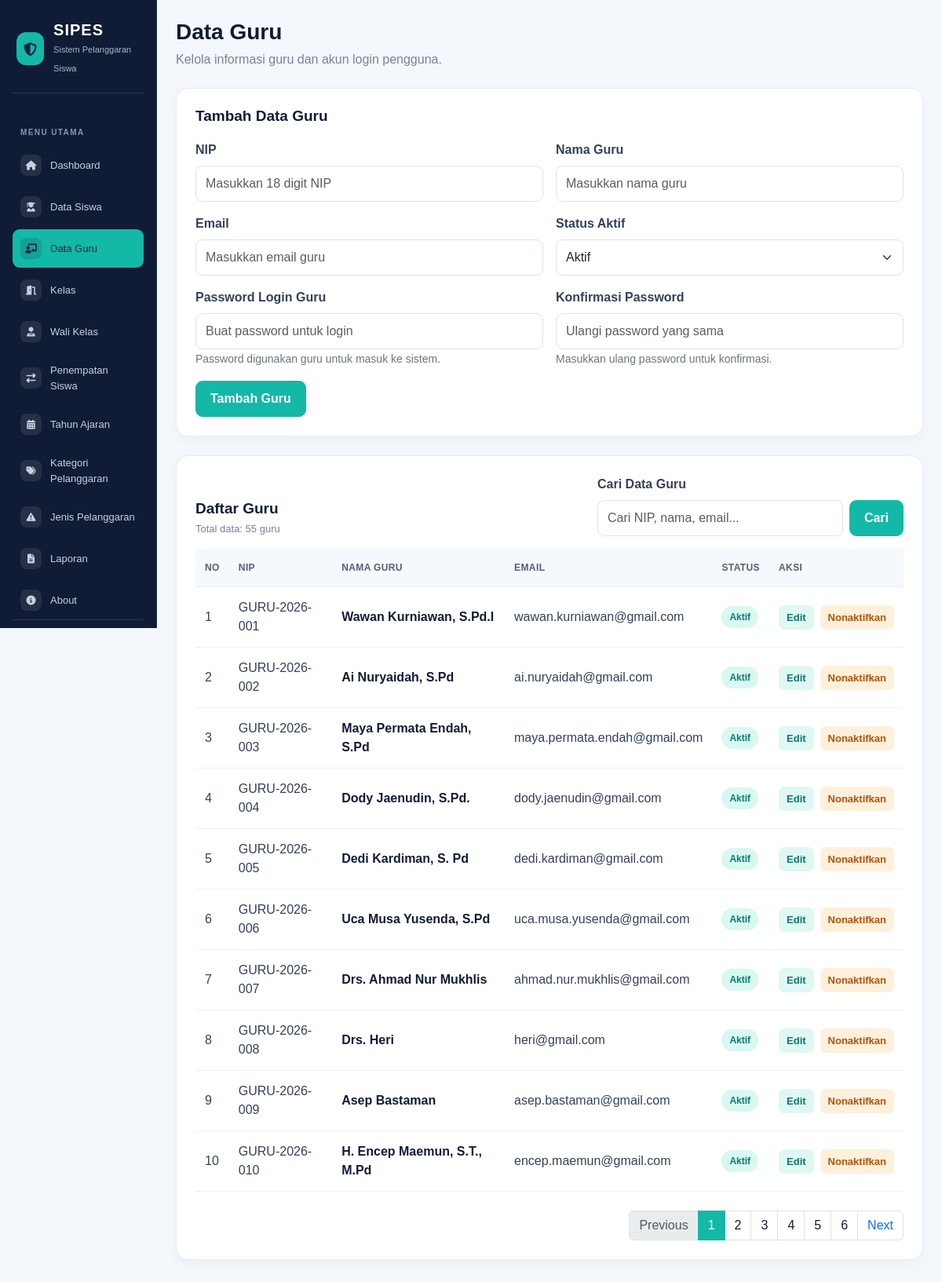
/data_guru.php (signed in), run on the app's committed database.
### tables this page shows
CREATE TABLE `t_guru` (
  `id` int(11) NOT NULL,
  `nip` varchar(30) NOT NULL,
  `nama` varchar(150) DEFAULT NULL,
  `email` varchar(150) NOT NULL,
  `status_aktif` tinyint(1) NOT NULL,
  `user_id` int(11) NOT NULL,
  `created_at` timestamp NOT NULL DEFAULT current_timestamp(),
  `updated_at` timestamp NOT NULL DEFAULT current_timestamp()
);

### data_guru.php (the view, shortened to what this page needs)
<?php
include 'config/koneksi.php';
$data_edit = null;
$batas = 10;
$halaman_aktif = isset($_GET['page']) ? (int)$_GET['page'] : 1;
$halaman_aktif = ($halaman_aktif < 1) ? 1 : $halaman_aktif;
$mulai = ($halaman_aktif > 1)
    ? ($halaman_aktif * $batas) - $batas
    : 0;
$cari = trim($_GET['cari'] ?? '');
$where_sql = "";
$query_jml = mysqli_query(
    $koneksi,
    "SELECT COUNT(*) AS total FROM t_guru $where_sql"
);
$row_jml = mysqli_fetch_assoc($query_jml);
$total_data = (int)$row_jml['total'];
$total_halaman = (int)ceil($total_data / $batas);
$data_guru = mysqli_query(
    $koneksi,
    "SELECT * FROM t_guru
     $where_sql
     ORDER BY id ASC
     LIMIT $mulai, $batas"
);
?>
<!DOCTYPE html>
<html lang="id">
<head>
    <link href="https://cdn.jsdelivr.net/npm/bootstrap@5.3.3/dist/css/bootstrap.min.css" rel="stylesheet">
    <link rel="stylesheet" href="https://cdnjs.cloudflare.com/ajax/libs/font-awesome/6.5.1/css/all.min.css">
</head>
<body>
<div class="container-fluid">
    <div class="row">
        <?php include 'includes/sidebar.php'; ?>
        <main class="col-md-9 col-lg-10 p-4 ms-md-auto">
            <div class="mb-4">
                <h1 class="page-title">Data Guru</h1>
                <p class="page-subtitle">
                    Kelola informasi guru dan akun login pengguna.
                </p>
            </div>
            <?php if ($data_edit) { ?>
                <div class="content-card">
                    <h2 class="section-title">Edit Data Guru</h2>
                    <form method="POST">
                        <input type="hidden" name="id"
                            value="<?php echo htmlspecialchars($data_edit['id']); ?>">
                        <div class="row g-3">
                            <div class="col-md-6">
                                <label class="form-label">NIP</label>
                                <input
                                    type="text"
                                    name="nip"
                                    class="form-control"
                                    inputmode="numeric"
                                    maxlength="18"
                                    value="<?php echo htmlspecialchars($data_edit['nip']); ?>"
                                    oninput="this.value = this.value.replace(/[^0-9]/g, '').slice(0, 18)"
                                    required>
                            </div>
                            <div class="col-md-6">
                                <label class="form-label">Nama Guru</label>
                                <input
                                    type="text"
                                    name="nama"
                                    class="form-control"
                                    value="<?php echo htmlspecialchars($data_edit['nama']); ?>"
                                    required>
                            </div>
                            <div class="col-md-6">
                                <label class="form-label">Email</label>
                                <input
                                    type="email"
                                    name="email"
                                    class="form-control"
                                    value="<?php echo htmlspecialchars($data_edit['email']); ?>"
                                    required>
                            </div>
                            <div class="col-md-6">
                                <label class="form-label">Status Aktif</label>
                                <select name="status_aktif" class="form-select" required>
                                    <option value="1" <?php if ($data_edit['status_aktif'] == 1) echo 'selected'; ?>>
                                        Aktif
                                    </option>
                                    <option value="0" <?php if ($data_edit['status_aktif'] == 0) echo 'selected'; ?>>
                                        Tidak Aktif
                                    </option>
                                </select>
                            </div>
                            <div class="col-12 d-flex gap-2 flex-wrap">
                                <button type="submit" name="edit" class="btn btn-teal">
                                    Simpan Perubahan
                                </button>
                                <a href="data_guru.php" class="btn-light-custom">
                                    Batal
                                </a>
                            </div>
                        </div>
                    </form>
                </div>
            <?php } else { ?>
                <div class="content-card">
                    <h2 class="section-title">Tambah Data Guru</h2>
                    <form method="POST">
                        <div class="row g-3">
                            <div class="col-md-6">
                                <label class="form-label">NIP</label>
                                <input
                                    type="text"
                                    name="nip"
                                    class="form-control"
                                    placeholder="Masukkan 18 digit NIP"
                                    inputmode="numeric"
                                    maxlength="18"
                                    oninput="this.value = this.value.replace(/[^0-9]/g, '').slice(0, 18)"
                                    required>
                            </div>
                            <div class="col-md-6">
                                <label class="form-label">Nama Guru</label>
                                <input
                                    type="text"
                                    name="nama"
                                    class="form-control"
                                    placeholder="Masukkan nama guru"
                                    required>
                            </div>
                            <div class="col-md-6">
                                <label class="form-label">Email</label>
                                <input
                                    type="email"
                                    name="email"
                                    class="form-control"
                                    placeholder="Masukkan email guru"
                                    required>
                            </div>
                            <div class="col-md-6">
                                <label class="form-label">Status Aktif</label>
                                <select name="status_aktif" class="form-select" required>
                                    <option value="1">Aktif</option>
                                </select>
                            </div>
                            <div class="col-md-6">
                                <label class="form-label">Password Login Guru</label>
                                <input
                                    type="password"
                                    name="password"
                                    class="form-control"
                                    placeholder="Buat password untuk login"
                                    autocomplete="new-password"
                                    required>
                                <small class="text-secondary">
                                    Password digunakan guru untuk masuk ke sistem.
                                </small>
                            </div>
                            <div class="col-md-6">
                                <label class="form-label">Konfirmasi Password</label>
                                <input
                                    type="password"
                                    name="confirm_password"
                                    class="form-control"
                                    placeholder="Ulangi password yang sama"
                                    autocomplete="new-password"
                                    required>
                                <small class="text-secondary">
                                    Masukkan ulang password untuk konfirmasi.
                                </small>
                            </div>
                            <div class="col-12">
                                <button type="submit" name="tambah" class="btn btn-teal">
                                    Tambah Guru
                                </button>
                            </div>
                        </div>
                    </form>
                </div>
            <?php } ?>
            <div class="content-card">
                <div class="d-flex justify-content-between align-items-end flex-wrap gap-3 mb-3">
                    <div>
                        <h2 class="section-title mb-1">Daftar Guru</h2>
                        <p class="table-count mb-0">
                            Total data: <?php echo $total_data; ?> guru
                        </p>
                    </div>
                    <div class="search-area">
                        <form method="GET" action="data_guru.php">
                            <label for="cari" class="form-label">
                                Cari Data Guru
                            </label>
                            <div class="d-flex gap-2">
                                <input
                                    type="search"
                                    name="cari"
                                    id="cari"
                                    class="form-control"
                                    placeholder="Cari NIP, nama, email..."
                                    value="<?php echo htmlspecialchars($cari); ?>">
                                <button type="submit" class="btn btn-teal">
                                    Cari
                                </button>
                            </div>
                        </form>
                    </div>
                </div>
                <div class="table-responsive">
                    <table class="table">
                        <thead>
                            <tr>
                                <th>No</th>
                                <th>NIP</th>
                                <th>Nama Guru</th>
                                <th>Email</th>
                                <th>Status</th>
                                <th>Aksi</th>
                            </tr>
                        </thead>
                        <tbody>
                            <?php
                            $no = $mulai + 1;
                            if (mysqli_num_rows($data_guru) > 0) {
                                while ($guru = mysqli_fetch_assoc($data_guru)) {
                            ?>
                                <tr>
                                    <td><?php echo $no++; ?></td>
                                    <td>
                                        <?php echo htmlspecialchars($guru['nip']); ?>
                                    </td>
                                    <td>
                                        <span class="teacher-name">
                                            <?php echo htmlspecialchars($guru['nama']); ?>
                                        </span>
                                    </td>
                                    <td>
                                        <?php echo htmlspecialchars($guru['email']); ?>
                                    </td>
                                    <td>
                                        <?php if ($guru['status_aktif'] == 1) { ?>
                                            <span class="status-badge status-active">
                                                Aktif
                                            </span>
                                        <?php } else { ?>
                                            <span class="status-badge status-inactive">
                                                Tidak Aktif
                                            </span>
                                        <?php } ?>
                                    </td>
                                    <td>
                                        <div class="d-flex gap-2">
                                            <a
                                                href="data_guru.php?edit=<?php echo $guru['id']; ?>"
                                                class="action-link action-edit">
                                                Edit
                                            </a>
                                            <?php if ($guru['status_aktif'] == 1) { ?>
                                                <form method="POST"
                                                    onsubmit="return confirm('Menonaktifkan guru ini?');">
                                                    <button
                                                        type="submit"
                                                        name="nonaktifkan"
                                                        class="action-link action-disable">
                                                        Nonaktifkan
                                                    </button>
                                                </form>
                                            <?php } ?>
                                        </div>
                                    </td>
                                </tr>
                            <?php
                                }
                            } ?>
                        </tbody>
                    </table>
                </div>
                <?php if ($total_halaman > 1) { ?>
                    <nav class="mt-4">
                        <ul class="pagination justify-content-end mb-0">
                            <li class="page-item <?php echo ($halaman_aktif <= 1) ? 'disabled' : ''; ?>">
                                <a class="page-link"
                                    href="data_guru.php?page=<?php echo $halaman_aktif - 1; ?><?php echo $cari !== '' ? '&cari=' . urlencode($cari) : ''; ?>">
                                    Previous
                                </a>
                            </li>
                            <?php for ($i = 1; $i <= $total_halaman; $i++) { ?>
                                <li class="page-item <?php echo ($halaman_aktif == $i) ? 'active' : ''; ?>">
                                    <a
                                        class="page-link"
                                        href="data_guru.php?page=<?php echo $i; ?><?php echo $cari !== '' ? '&cari=' . urlencode($cari) : ''; ?>"
                                        style="<?php echo ($halaman_aktif == $i)
                                            ? 'background-color: var(--teal); border-color: var(--teal); color: white;'
                                            : 'color: var(--navy);'; ?>">
                                        <?php echo $i; ?>
                                    </a>
                                </li>
                            <?php } ?>
                            <li class="page-item <?php echo ($halaman_aktif >= $total_halaman) ? 'disabled' : ''; ?>">
                                <a class="page-link"
                                    href="data_guru.php?page=<?php echo $halaman_aktif + 1; ?><?php echo $cari !== '' ? '&cari=' . urlencode($cari) : ''; ?>">
                                    Next
                                </a>
                            </li>
                        </ul>
                    </nav>
                <?php } ?>
            </div>
        </main>
    </div>
</div>
</body>
</html>

### data on the page
t_guru: nip "GURU-2026-001", nama "Wawan Kurniawan, S.Pd.I", email "wawan.kurniawan@gmail.com", status_aktif "Aktif"
t_guru: nip "GURU-2026-002", nama "Ai Nuryaidah, S.Pd", email "ai.nuryaidah@gmail.com", status_aktif "Aktif"
t_guru: nip "GURU-2026-003", nama "Maya Permata Endah, S.Pd", email "maya.permata.endah@gmail.com", status_aktif "Aktif"
t_guru: nip "GURU-2026-004", nama "Dody Jaenudin, S.Pd.", email "dody.jaenudin@gmail.com", status_aktif "Aktif"
t_guru: nip "GURU-2026-005", nama "Dedi Kardiman, S. Pd", email "dedi.kardiman@gmail.com", status_aktif "Aktif"
t_guru: nip "GURU-2026-006", nama "Uca Musa Yusenda, S.Pd", email "uca.musa.yusenda@gmail.com", status_aktif "Aktif"
t_guru: nip "GURU-2026-007", nama "Drs. Ahmad Nur Mukhlis", email "ahmad.nur.mukhlis@gmail.com", status_aktif "Aktif"
t_guru: nip "GURU-2026-008", nama "Drs. Heri", email "heri@gmail.com", status_aktif "Aktif"
t_guru: nip "GURU-2026-009", nama "Asep Bastaman", email "asep.bastaman@gmail.com", status_aktif "Aktif"
t_guru: nip "GURU-2026-010", nama "H. Encep Maemun, S.T., M.Pd", email "encep.maemun@gmail.com", status_aktif "Aktif"

### other printed values
$total_data "55"
